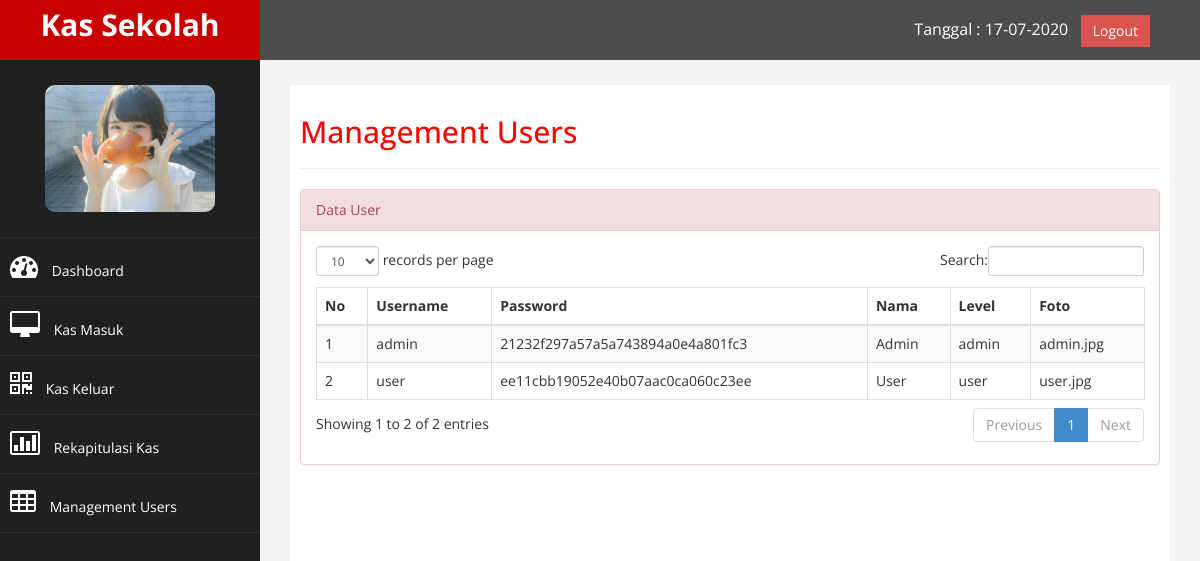
/index.php?p=users (signed in), run on the app's committed database.
### tables this page shows
CREATE TABLE `tb_users` (
  `id_user` int(11) NOT NULL,
  `username` varchar(20) NOT NULL,
  `password` varchar(255) NOT NULL,
  `nama` varchar(50) NOT NULL,
  `level` enum('admin','user') NOT NULL,
  `foto` varchar(255) NOT NULL
);

### page/user/user.php (the view)
<?php
$tampilUser = $conn->query("SELECT * FROM tb_users") or die(mysqli_error($conn));
?>
<h2>Management Users</h2>
<hr>
<div class="panel panel-danger">
    <div class="panel-heading">
         Data User
    </div>
    <div class="panel-body">
        <div class="table-responsive">
            <table class="table table-striped table-bordered table-hover" id="dataTables-example">
                <thead>
                    <tr>
                        <th>No</th>
                        <th>Username</th>
                        <th>Password</th>
                        <th>Nama</th>
                        <th>Level</th>
                        <th>Foto</th>
                    </tr>
                </thead>
                <tbody>
                    <?php
                    $no = 1;
                    while($data = $tampilUser->fetch_assoc()) : ?>
                    <tr>
                        <td><?= $no++; ?></td>
                        <td><?= $data['username']; ?></td>
                        <td><?= $data['password']; ?></td>
                        <td><?= $data['nama']; ?></td>
                        <td><?= $data['level']; ?></td>
                        <td><?= $data['foto']; ?></td>
                    </tr>
                    <?php endwhile; ?>
                </tbody>
            </table>
        </div>
    </div>
</div>

### assets/css/custom.css (style rules this page uses)
body { font-family: 'Open Sans', sans-serif; }
h2 { color: #f00; }

### data on the page
tb_users: username "admin", password "21232f297a57a5a743894a0e4a801fc3", nama "Admin", level "admin", foto "admin.jpg"
tb_users: username "user", password "ee11cbb19052e40b07aac0ca060c23ee", nama "User", level "user", foto "user.jpg"
